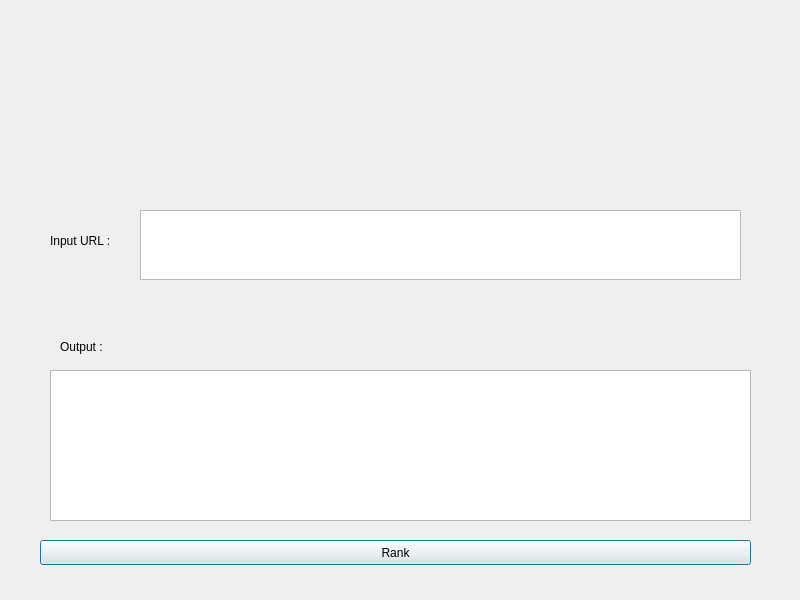
<?xml version="1.0" encoding="UTF-8"?>
<ui version="4.0">
 <class>Dialog</class>
 <widget class="QDialog" name="Dialog">
  <property name="geometry">
   <rect>
    <x>0</x>
    <y>0</y>
    <width>800</width>
    <height>600</height>
   </rect>
  </property>
  <property name="windowTitle">
   <string>Dialog</string>
  </property>
  <widget class="QLabel" name="url_input_label">
   <property name="geometry">
    <rect>
     <x>50</x>
     <y>230</y>
     <width>101</width>
     <height>21</height>
    </rect>
   </property>
   <property name="text">
    <string>Input URL :</string>
   </property>
  </widget>
  <widget class="QTextBrowser" name="rank_display">
   <property name="geometry">
    <rect>
     <x>50</x>
     <y>370</y>
     <width>701</width>
     <height>151</height>
    </rect>
   </property>
  </widget>
  <widget class="QPushButton" name="rank_button">
   <property name="geometry">
    <rect>
     <x>40</x>
     <y>540</y>
     <width>711</width>
     <height>25</height>
    </rect>
   </property>
   <property name="text">
    <string>Rank</string>
   </property>
  </widget>
  <widget class="QLabel" name="label">
   <property name="geometry">
    <rect>
     <x>60</x>
     <y>340</y>
     <width>48</width>
     <height>14</height>
    </rect>
   </property>
   <property name="text">
    <string>Output :</string>
   </property>
  </widget>
  <widget class="QPlainTextEdit" name="plainTextEdit">
   <property name="geometry">
    <rect>
     <x>140</x>
     <y>210</y>
     <width>601</width>
     <height>70</height>
    </rect>
   </property>
  </widget>
 </widget>
 <resources/>
 <connections/>
</ui>
